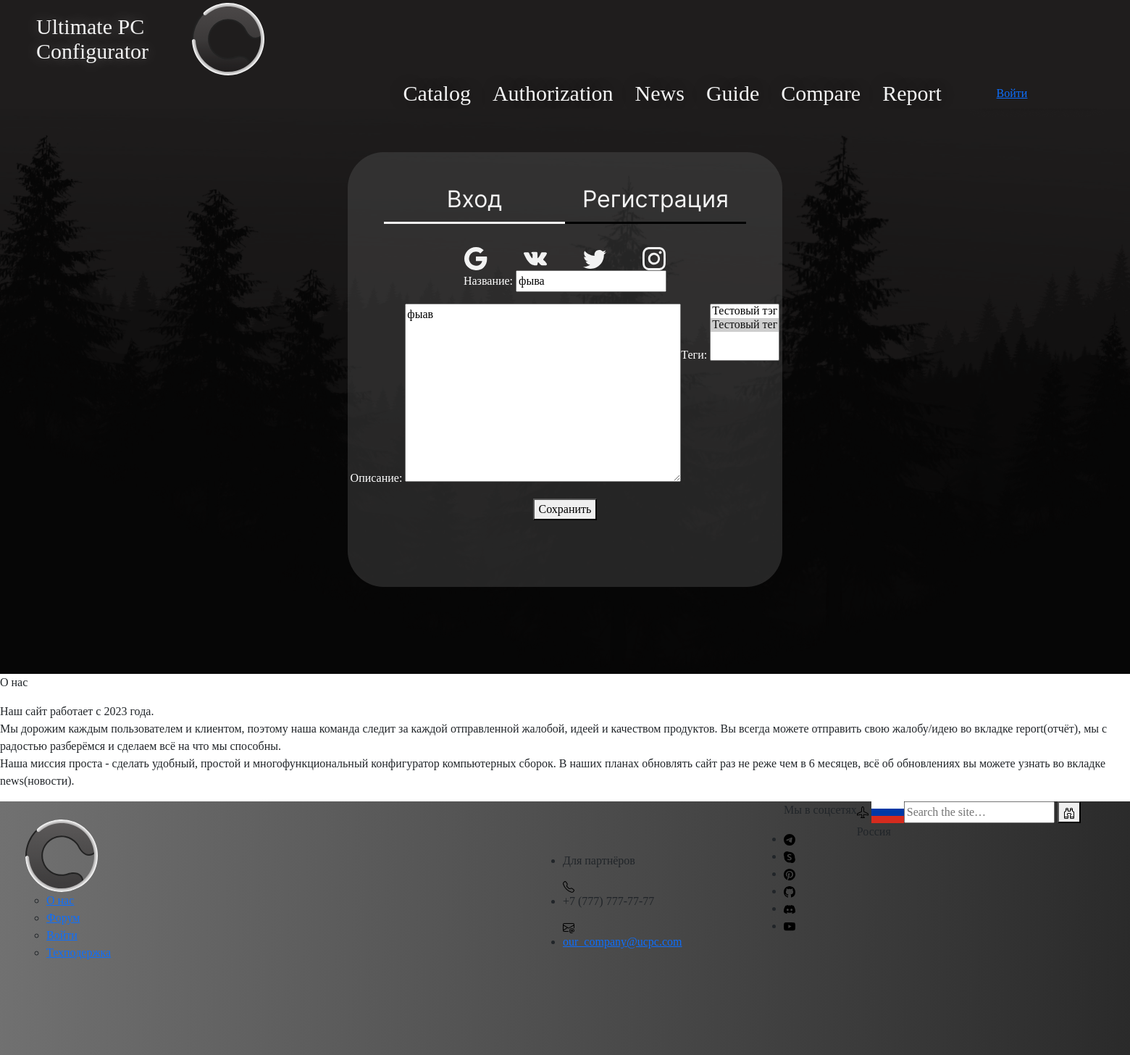
The page /edit_card/1 on the database as committed earlier.
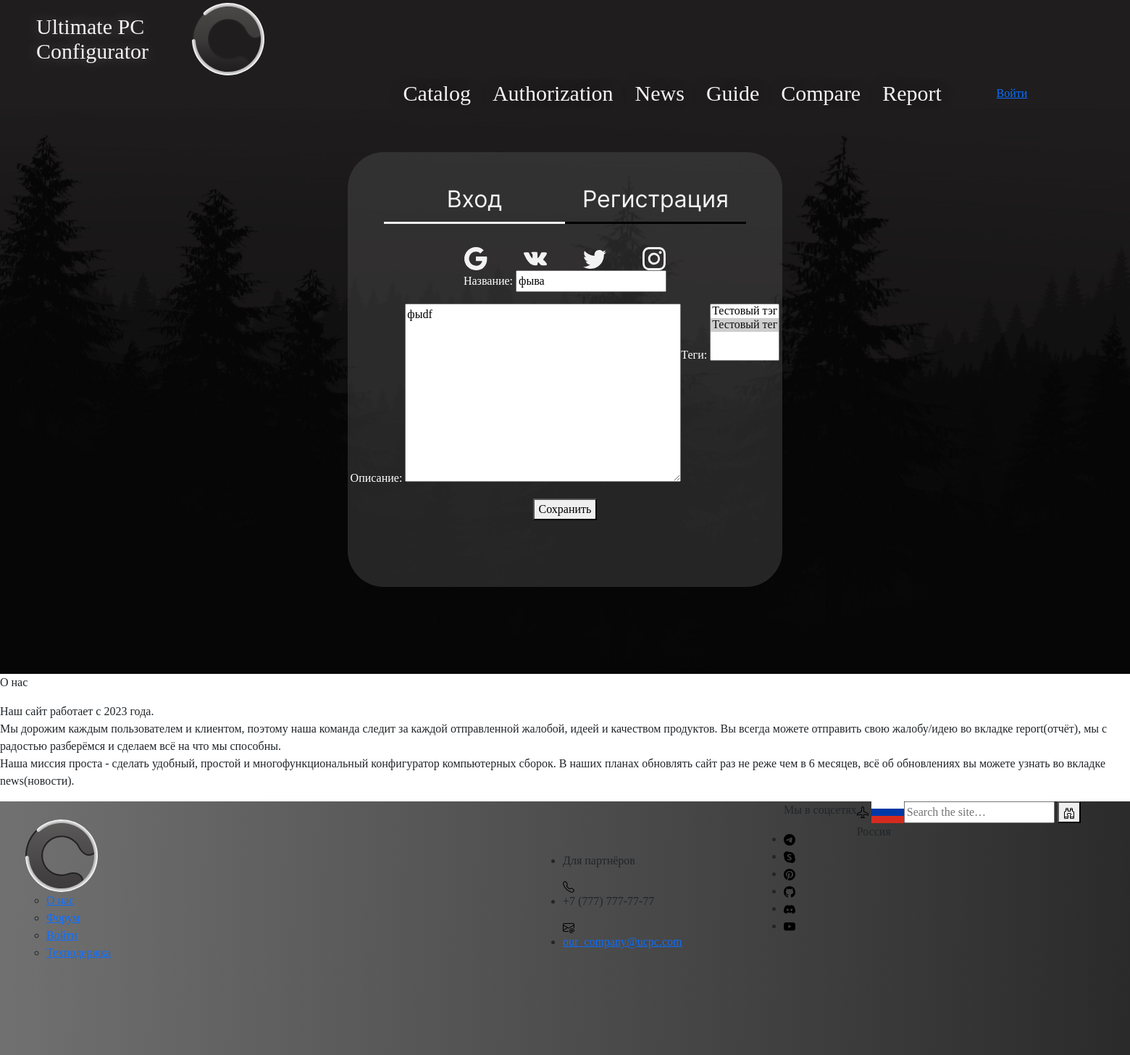
The same page on the database as committed later.
### main/models.py (models this page shows, shortened)
class Cards(models.Model):
    title = models.CharField(max_length=50, verbose_name='Название')
    image = models.ImageField(upload_to='img', verbose_name='Картинка', blank=True)
    desc = models.TextField(max_length=250, verbose_name='Описание')
    file = models.FileField(upload_to='file', verbose_name='Файл')
    author = models.ForeignKey(User, on_delete=models.CASCADE, verbose_name='Автор')
    tags = models.ManyToManyField('Tag', verbose_name='Теги')
    class Meta:
        verbose_name = 'Карта сборки'
        verbose_name_plural = 'Карты сборок'

class Tag(models.Model):
    title = models.CharField(max_length=50, verbose_name='Тэг')
    date_created = models.DateTimeField(auto_now_add='True')
    def __str__(self):
        return self.title
    class Meta:
        verbose_name = 'Тэг'
        verbose_name_plural = 'Тэги'

### main/views.py (the view)
# urls.py: path('edit_card/<int:pk>', views.EditCard.as_view(), name='edit_card'),
class EditCard(UpdateView):
    model = Cards
    fields = ['title', 'desc', 'tags']
    success_url = '/'
    template_name = 'add_edit_card.html'
    def get_object(self, queryset=None):
        obj = Cards.objects.get(id=self.kwargs['pk'])
        return obj

### main/templates/add_edit_card.html (shortened to what this page needs)
{% extends 'forms_base.html' %}
{% load static%}
{% block form %}
                <form class="auth-form" method="post">
                    {{ form.as_p }}
                    <button type="submit">Сохранить</button>
                </form>
{% endblock %}

Rows that differ between the two databases and show on the page:
changed Cards "фыва": desc "фыав" → "фыdf"
